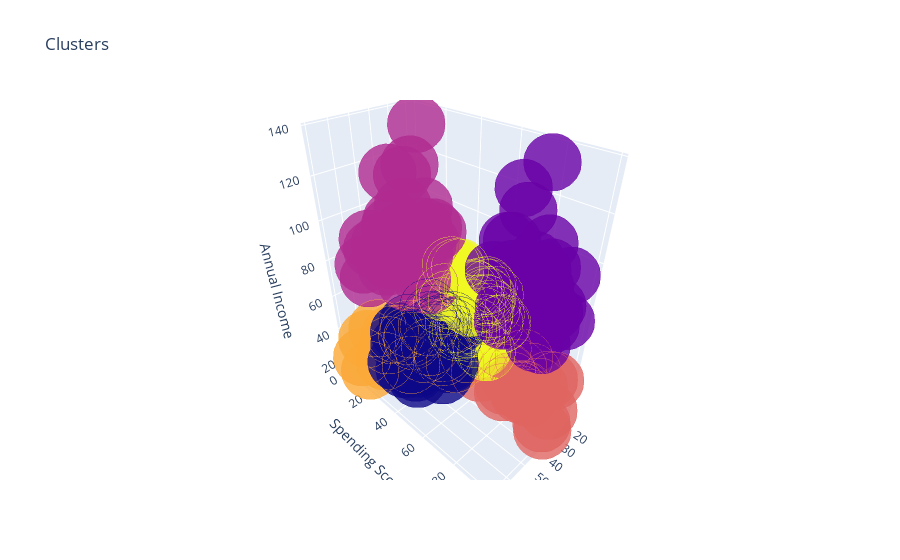

Write notebook code for a chart like this one.
### Code cell
df['label3'] =  labels3
trace1 = go.Scatter3d(
    x= df['Age'],
    y= df['Spending Score (1-100)'],
    z= df['Annual Income (k$)'],
    mode='markers',
     marker=dict(
        color = df['label3'], 
        size= 20,
        line=dict(
            color= df['label3'],
            width= 12
        ),
        opacity=0.8
     )
)
data = [trace1]
layout = go.Layout(
#     margin=dict(
#         l=0,
#         r=0,
#         b=0,
#         t=0
#     )
    title= 'Clusters',
    scene = dict(
            xaxis = dict(title  = 'Age'),
            yaxis = dict(title  = 'Spending Score'),
            zaxis = dict(title  = 'Annual Income')
        )
)
fig = go.Figure(data=data, layout=layout)
py.offline.iplot(fig)

### Figure 1 — Plotly figure (JSON) as saved in the notebook; plotly's stock layout.template omitted (floating-point values rounded to 4 significant figures; data arrays with more than 128 entries replaced by an {"elided": "..."} marker saying what was removed)
{"data": [{"y": {"elided": "200 int values"}, "mode": "markers", "marker": {"color": {"elided": "200 int values"}, "opacity": 0.8, "line": {"color": {"elided": "200 int values"}, "width": 12}, "size": 20}, "x": {"elided": "200 int values"}, "z": {"elided": "200 int values"}, "type": "scatter3d"}], "layout": {"scene": {"zaxis": {"title": {"text": "Annual Income"}}, "xaxis": {"title": {"text": "Age"}}, "yaxis": {"title": {"text": "Spending Score"}}}, "title": {"text": "Clusters"}}}
